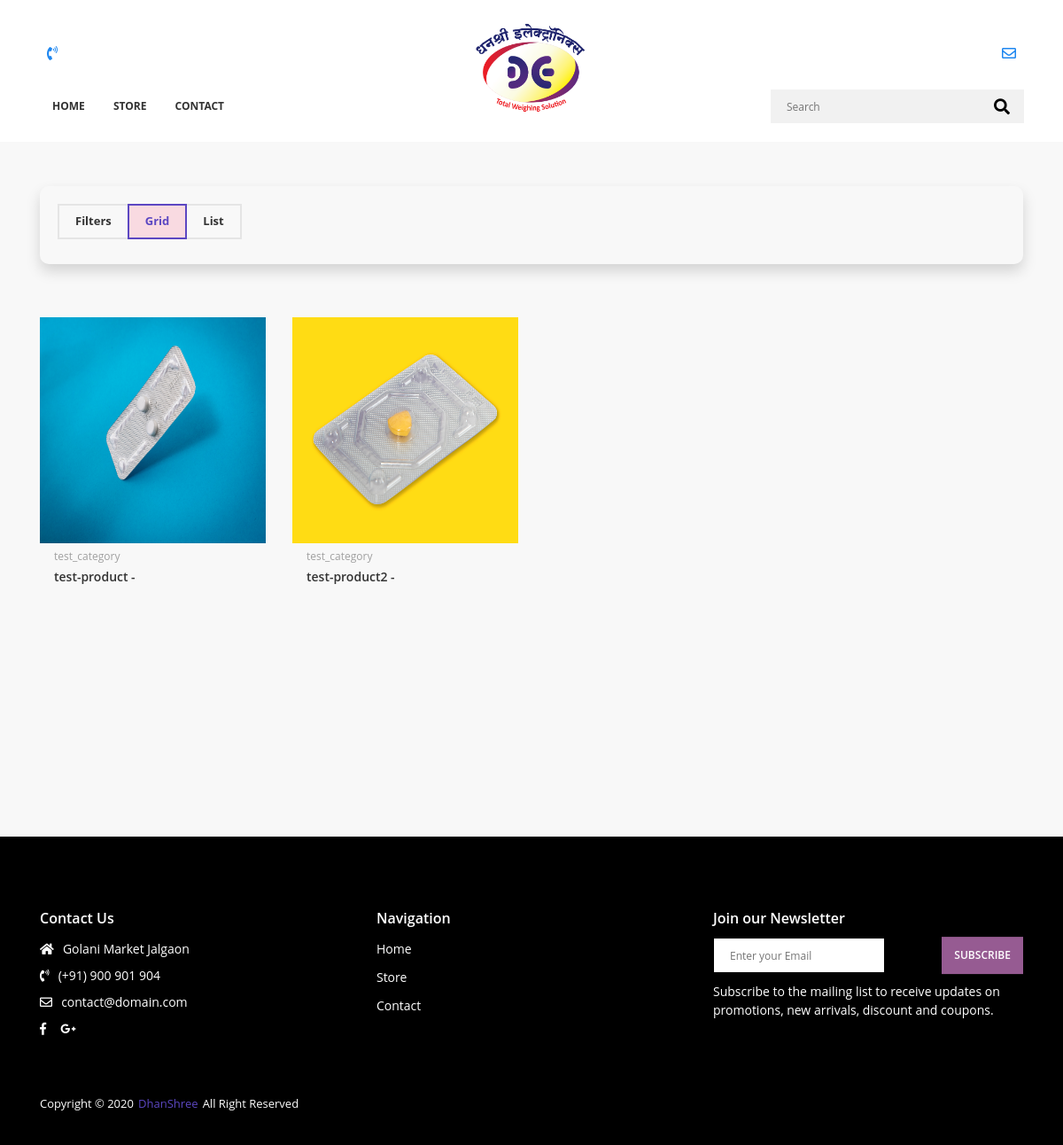
/products/list/, run on an earlier commit of the app's database.
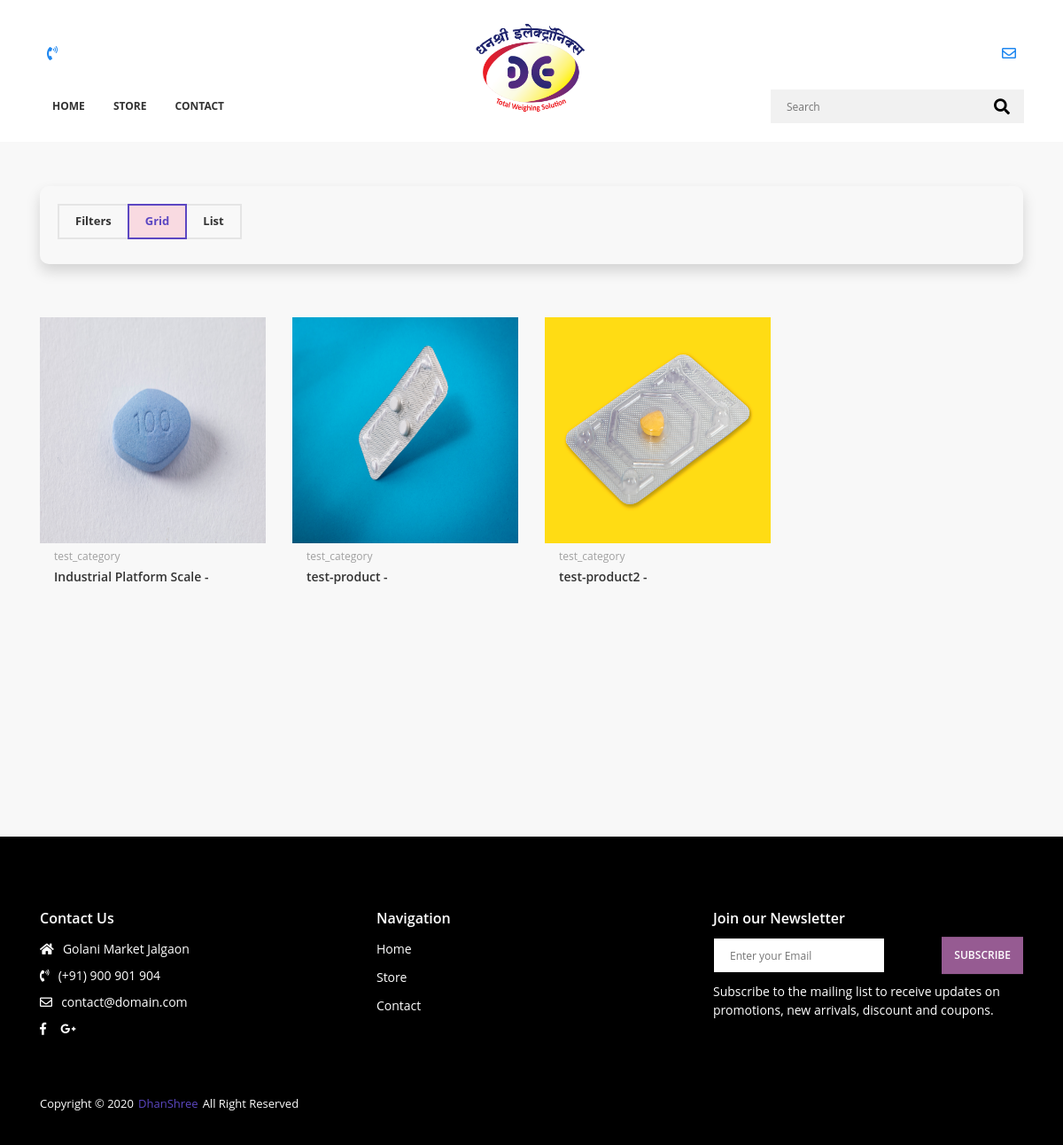
And on a later commit of the database.
### products/models.py (models this page shows, shortened)
class Product(models.Model):
    category = models.ForeignKey(Category, on_delete=models.CASCADE)
    title = models.CharField(max_length=200, unique=True)
    label = models.CharField(choices=LABEL_CHOICES, max_length=11, null=True, blank=True,
                             help_text="Item is of Sale, New Arrival etc or leave it blank for no label. \
                                        (Label will be displayed over a item.)")
    slug = models.SlugField(unique=True)
    model = models.TextField(null=True, blank=True, max_length=200)
    capacity = models.TextField(null=True, blank=True, max_length=200)
    e_value = models.TextField(null=True, blank=True, max_length=200)
    platform_size = models.TextField(null=True, blank=True, max_length=200)
    weighing_capacity = models.CharField(help_text='Weighing capacity', null=True, blank=True, max_length=200)
    use = models.CharField(null=True, blank=True, max_length=200)
    brand = models.CharField(null=True, blank=True, max_length=200)
    display_type = models.CharField(null=True, blank=True, max_length=200)
    material = models.CharField(null=True, blank=True, max_length=200)
    battery_type = models.CharField(null=True, blank=True, max_length=200)
    power_consumption = models.CharField(null=True, blank=True, max_length=200)
    voltage = models.CharField(null=True, blank=True, max_length=200)
    operating_temperature = models.CharField(null=True, blank=True, max_length=200)
    no_of_digits = models.CharField(null=True, blank=True, max_length=200)
    digit_height = models.CharField(null=True, blank=True, max_length=200)
    options = models.TextField(help_text='Overview product', null=True, blank=True)
    image_main = models.ImageField(upload_to='products', null=True, blank=True)
    image_2 = models.ImageField(upload_to='products', null=True, blank=True)
    image_3 = models.ImageField(upload_to='products', null=True, blank=True)
    image_4 = models.ImageField(upload_to='products', null=True, blank=True)
    image_5 = models.ImageField(upload_to='products', null=True, blank=True)
    is_active = models.BooleanField(default=True)
    trending = models.BooleanField(default=False)
    date_added = models.DateTimeField(auto_now_add=True)
    class Meta:
        db_table = 'products_product'
        ordering = ['title']

class Category(models.Model):
    parent_category = models.ForeignKey(ParentCategory, on_delete=models.CASCADE)
    title = models.CharField(max_length=200, unique=True)
    slug = models.SlugField(unique=True)
    description = models.TextField(null=True, blank=True)
    image = models.ImageField(upload_to='category', null=True, blank=True)  # image of slide ...
    is_active = models.BooleanField(default=True)
    def __str__(self):
        return self.title

### products/views.py (the view)
# urls.py: path('list/', views.ProductListView.as_view(), name='product-list-view'),
class ProductListView(ListView):
    model = Product
    paginate_by = 4
    def get_context_data(self, **kwargs):
        context = super().get_context_data(**kwargs)
        current_query = Product.objects.all()
        product_filter = ProductFilter(self.request.GET, queryset=current_query)
        context['filter'] = product_filter
        if len(product_filter.qs) != len(current_query):
            context['object_list'] = product_filter.qs
            if len(product_filter.qs) < self.paginate_by:
                context['is_paginated'] = False
        return context

### products/templates/products/product_list.html (shortened to what this page needs)
{% extends "products/base_list.html" %}
{% load crispy_forms_tags %}
{% load products_extras %}
{% block content %}
        <div class="app-content">
            <div class="u-s-p-y-90">
                <div class="container">
                    <div class="row">
                        <div class="col-lg-12">
                            <div class="shop-p">
                                <div class="shop-p__toolbar u-s-m-b-30">
                                    <div class="shop-p__meta-wrap u-s-m-b-60">
                                    <div class="shop-p__tool-style">
                                        <div class="tool-style__group u-s-m-b-8">
                                            <span class="js-shop-filter-target" data-side="#side-filter">Filters</span>
                                            <span class="js-shop-grid-target is-active">Grid</span>
                                            <span class="js-shop-list-target">List</span></div>
                                    </div>
                                </div>
                                 <div class="shop-p__collection">
                                    <div class="row is-grid-active">
                                        {% for product in object_list %}
                                        <div class="col-lg-3 col-md-4 col-sm-6">
                                            <div class="product-m">
                                                <div class="product-m__thumb">
                                                    <a class="aspect aspect--bg-grey aspect--square u-d-block" href="{% url 'product-detail-view' product.id %}">
                                                        <img class="aspect__img" src="{{ product.image_main.url }}" alt=""></a>
                                                </div>
                                                <div class="product-m__content">
                                                    <div class="product-m__category">
                                                        <a href="">{{ product.category }}</a></div>
                                                    <div class="product-m__name">
                                                        <a href="{% url 'product-detail-view' product.id %}">{{ product.title }} - </a></div>
                                            </div>
                                        </div>
                                    </div>
                                        {% endfor %}
                                    </div>
                                <div class="u-s-p-y-60">
                                </div>
                            </div>
                        </div>
                    </div>
                </div>
            </div>
        </div>
    </div>
    </div>
{% endblock content %}

### products/templates/products/base_list.html (shortened to what this page needs)
{% load static %}
<!DOCTYPE html>
<html class="no-js" lang="en">
<head>
    <link rel="stylesheet" href="{% static 'home/css/vendor.css' %}">
    <link rel="stylesheet" href="{% static 'home/css/utility.css' %}">
    <link rel="stylesheet" href="{% static 'home/css/app.color2.css' %}">
    <link rel="stylesheet" href="{% static 'home/css/all.css' %}">
    <link rel="stylesheet" href="{% static 'home/css/all.min.css' %}">
    <link rel="stylesheet" href="{% static 'home/css/style.css' %}">
    <link rel="stylesheet" href="{% static 'home/css/mine-style.css' %}">
</head>
<body class="config">
    <div id="app">
         <header class="header--style-1" style="margin-bottom: -2.5em;">
            <nav class="primary-nav primary-nav-wrapper">
                <div class="container">
                    <div class="primary-nav" style="padding: 0.5em;margin-bottom: 3em;">
                            <a class="main-logo" href="tel:+0900901904" style="margin-top: -2em;"><i class="fas fa-phone-volume"></i></a>
                        <div class="hide-mobile" style="margin-left: 0em;">
                        <a href="/" class="main-form" style="margin-top: -1em;">
                            <img src="{% static 'home/images_dhanshree/icons/LOGO.PNG' %}" alt="" width="130px"  style="margin:1em 0;">
                        </a>
                         </div>
                        <div class="menu-init" id="navigation" style="margin-top: -2em;">
                            <a href="mailto:contact@domain.com" style="margin-top: -2em;"><i class="far fa-envelope"></i></a>
                    </div>
                </div>
                </div></nav>
            <nav class="secondary-nav-wrapper">
                <div class="container">
                    <div class="secondary-nav">
<div class="">
                        <div class="menu-init" id="navigation1">
                            <div class="ah-lg-mode">
                                <ul class="ah-list ah-list--design2 ah-list--link-color-secondary">
                                    <li>
                                        <a href="{% url 'home' %}">HOME</a>
                                    </li>
                                    <li>
                                        <a href="{% url 'product-list-view' %}">STORE</a>
                                    </li>
                                    <li>
                                        <a href="{% url 'contact' %}">CONTACT</a>
                                    </li>
                                </ul>
                            </div>
                        </div>
</div>
                        <div class="hide-mobile">
                        <div class="menu-init" id="navigation1" style="margin-left:-5em">
                             <div class="hide-mobile" >
                                 <form method="get" style="margin-left:-5em">
                                <input class="input-text input-text--border-radius input-text--style-1" type="text" id="main-search" name='note' placeholder="Search" style="border-radius: 0em;width: 180%;margin-left:-10.5em;">
                                <button class="btn btn--icon fas fa-search main-search-button" type="submit" style="margin-right: 0em;margin-top: 0em;"></button></form>
                            </div>
                    </div>
                </div>
            </nav>
        </header>
		{% block content %} {% endblock content %}
       </div>
</body>
        <footer>
            <div class="outer-footer">
                <div class="container">
                    <div class="row">
                        <div class="col-lg-4 col-md-6">
                            <div class="outer-footer__content u-s-m-b-40">
                                <span class="outer-footer__content-title">Contact Us</span>
                                <div class="outer-footer__text-wrap"><i class="fas fa-home"></i>
                                    <span>Golani Market Jalgaon</span></div>
                                <div class="outer-footer__text-wrap"><i class="fas fa-phone-volume"></i>
                                    <span>(+91) 900 901 904</span></div>
                                <div class="outer-footer__text-wrap"><i class="far fa-envelope"></i>
                                    <span>contact@domain.com</span></div>
                                <div class="outer-footer__social">
                                    <ul>
                                        <li>
                                            <a class="s-fb--color-hover" href="#"><i class="fab fa-facebook-f"></i></a></li>
                                        <li>
                                            <a class="s-gplus--color-hover" href="#"><i class="fab fa-google-plus-g"></i></a></li>
                                    </ul>
                                </div>
                            </div>
                        </div>
                        <div class="col-lg-4 col-md-6">
                            <div class="row">
                                <div class="col-lg-6 col-md-6">
                                    <div class="outer-footer__content u-s-m-b-40">
                                        <span class="outer-footer__content-title">Navigation</span>
                                        <div class="outer-footer__list-wrap">
                                            <ul>
                                                 <li>
                                                    <a href="{% url 'home' %}">Home</a>
                                                </li>
                                                <li>
                                                    <a href="{% url 'product-list-view' %}">Store</a>
                                                </li>
                                                <li>
                                                    <a href="{% url 'contact' %}">Contact</a>
                                                </li>
                                            </ul>
                                        </div>
                                    </div>
                                </div>
                            </div>
                        </div>
                        <div class="col-lg-4 col-md-12">
                            <div class="outer-footer__content">
                                <span class="outer-footer__content-title">Join our Newsletter</span>
                                <form class="newsletter" method="post" action="{% url 'news-letter' %}">
                                    <div class="newsletter__group">
                                        <input class="input-text input-text--only-white" type="text" id="id_email" name="email" placeholder="Enter your Email" style="margin-right:1em;">
                                        <button class="btn btn--e-brand newsletter__btn" type="submit" style="background-color:#965B92;color:#fff;border-color:#965B92;" onMouseOver="this.style.background-color='#fff'">SUBSCRIBE</button></div>
                                    <span class="newsletter__text">Subscribe to the mailing list to receive updates on promotions, new arrivals, discount and coupons.</span>
                                </form>
                            </div>
                        </div>
                    </div>
                </div>
            </div>
            <div class="lower-footer" style="margin-top:-5em;">
                <div class="container">
                    <div class="row">
                        <div class="col-lg-12">
                            <div class="lower-footer__content">
                                <div class="lower-footer__copyright">
                                    <span>Copyright © 2020</span>
                                    <a href="/l">DhanShree</a>
                                    <span>All Right Reserved</span></div>
                            </div>
                        </div>
                    </div>
                </div>
            </div>
</footer>
</html>

### home/static/home/css/all.css (style rules this page uses)
.fa, .fas, .far, .fal, .fad, .fab { -moz-osx-font-smoothing: grayscale; -webkit-font-smoothing: antialiased; display: inline-block; font-style: normal; font-variant: normal; text-rendering: auto; line-height: 1; }
.fa-envelope:before { content: "\f0e0"; }
.fa-facebook-f:before { content: "\f39e"; }
.fa-google-plus-g:before { content: "\f0d5"; }
.fa-home:before { content: "\f015"; }
.fa-phone-volume:before { content: "\f2a0"; }
.fa-search:before { content: "\f002"; }
.fab { font-family: 'Font Awesome 5 Brands'; font-weight: 400; }
.far { font-family: 'Font Awesome 5 Free'; font-weight: 400; }
.fa, .fas { font-family: 'Font Awesome 5 Free'; font-weight: 900; }

### home/static/home/css/mine-style.css (style rules this page uses)
.hide-mobile { display: block; }
@media all and (min-width: 300px ) { .hide-mobile { display: none; } }
@media only screen and (min-width: 640px ) { .hide-mobile { display: block; } }

What changed in the data, as far as the page shows it:
added Product: image_main (picture), category "test_category", title "Industrial Platform Scale"
